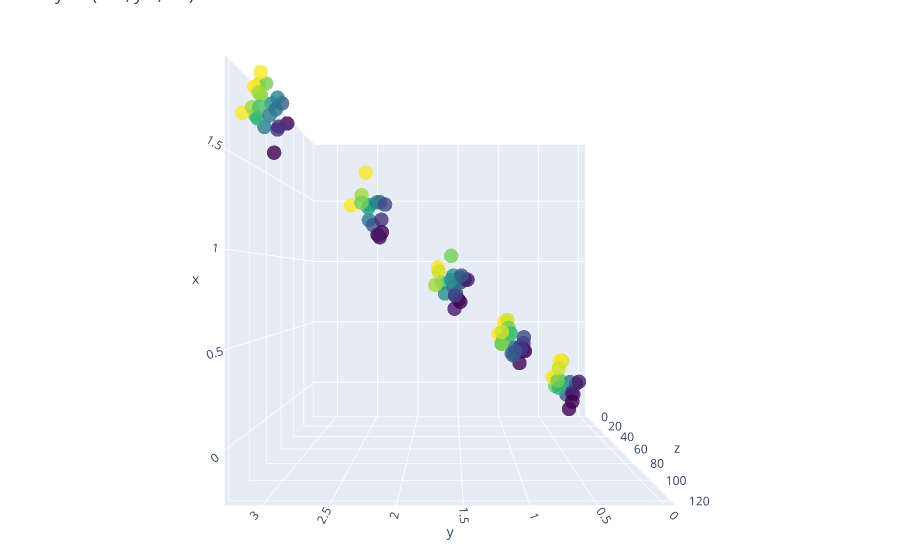

Source (notebook cell):
### Code cell
name = 'eye = (x:0., y:0, z:2)'
camera = dict(
    eye=dict(x=0., y=0, z=2)
)


fig_c1.update_layout(scene_camera=camera, title=name)
fig_c1.show()
